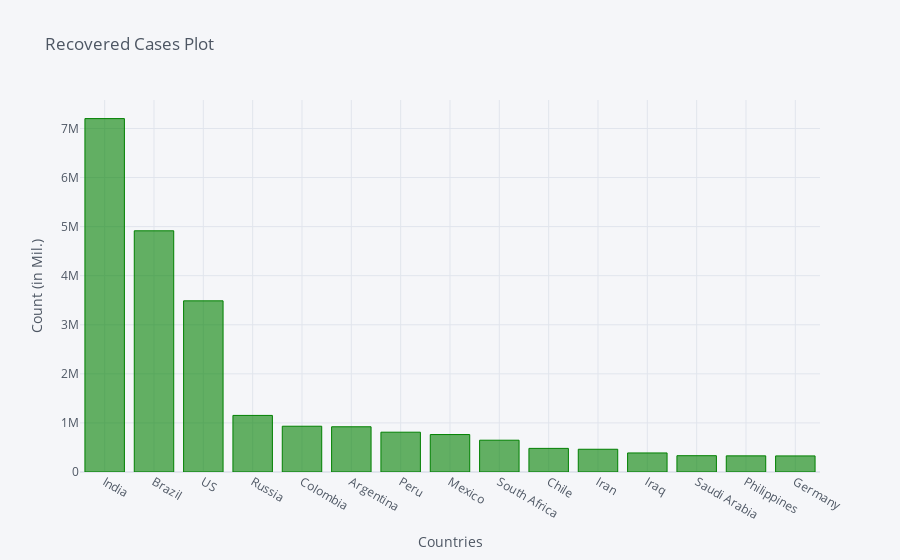

This figure's notebook cell:
### Code cell
recovered_df2_plot.iplot(kind='bar', x='Country/Region', y='10/27/20',color='green',
                         title='Recovered Cases Plot',xTitle='Countries',yTitle='Count (in Mil.)')

### Figure 1 — Plotly figure (JSON) as saved in the notebook; plotly's stock layout.template omitted (floating-point values rounded to 4 significant figures)
{"data": [{"marker": {"color": "rgba(0, 128, 0, 0.6)", "line": {"color": "rgba(0, 128, 0, 1.0)", "width": 1}}, "name": "10/27/20", "orientation": "v", "text": "", "type": "bar", "x": ["India", "Brazil", "US", "Russia", "Colombia", "Argentina", "Peru", "Mexico", "South Africa", "Chile", "Iran", "Iraq", "Saudi Arabia", "Philippines", "Germany"], "y": [7201070, 4914733, 3487666, 1152848, 932882, 921344, 810995, 763105, 647833, 481379, 463611, 388081, 332117, 328602, 327697]}], "layout": {"legend": {"bgcolor": "#F5F6F9", "font": {"color": "#4D5663"}}, "paper_bgcolor": "#F5F6F9", "plot_bgcolor": "#F5F6F9", "title": {"font": {"color": "#4D5663"}, "text": "Recovered Cases Plot"}, "xaxis": {"gridcolor": "#E1E5ED", "showgrid": true, "tickfont": {"color": "#4D5663"}, "title": {"font": {"color": "#4D5663"}, "text": "Countries"}, "zerolinecolor": "#E1E5ED"}, "yaxis": {"gridcolor": "#E1E5ED", "showgrid": true, "tickfont": {"color": "#4D5663"}, "title": {"font": {"color": "#4D5663"}, "text": "Count (in Mil.)"}, "zerolinecolor": "#E1E5ED"}}}
